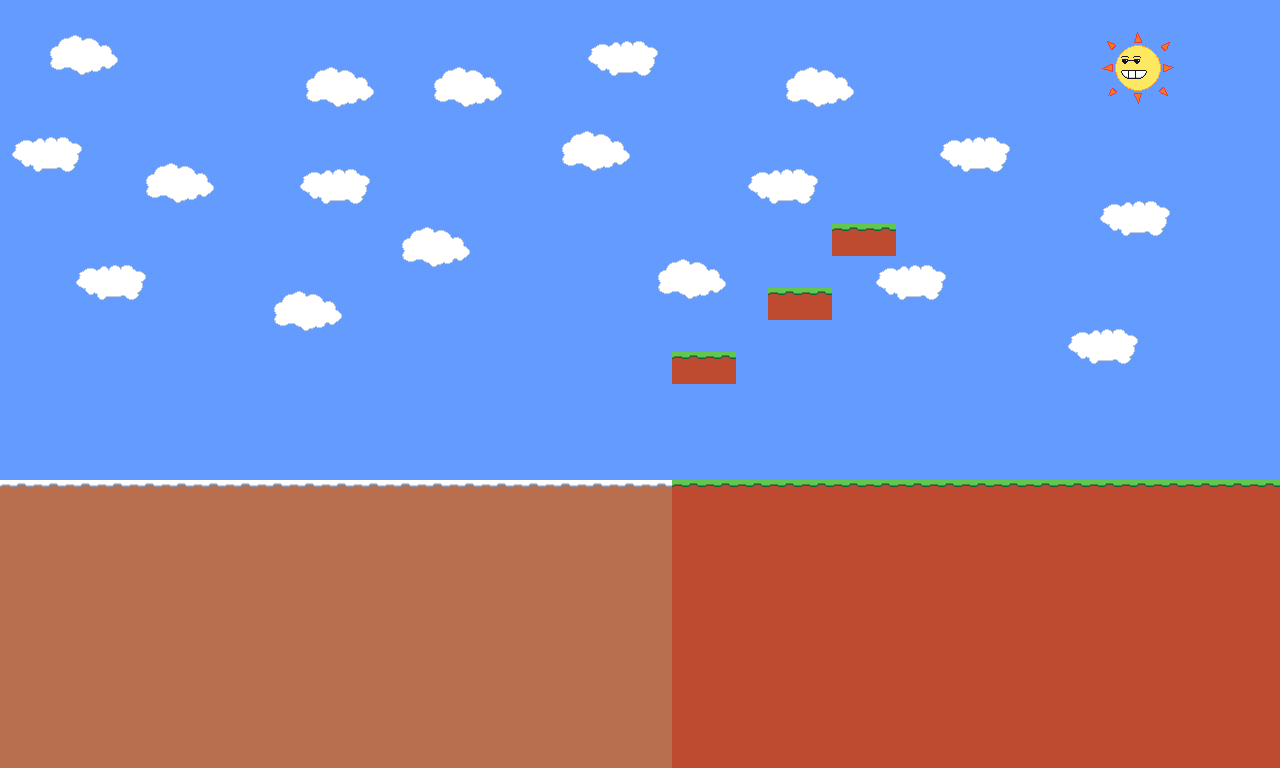

Tiled map render using the project's own tile images. Description and the whole map definition, tile-layer contents included, below:
An orthogonal 40x24 tile map with 32x32 px tiles, 1 tile layer (Background) and 7 objects (Ground_Collision, Left_Border, Right_Border, First_Platform, Second_Platform, ...).

<map version="1.10" tiledversion="1.11.0" orientation="orthogonal" renderorder="right-down" width="40" height="24" tilewidth="32" tileheight="32" infinite="0" nextlayerid="5" nextobjectid="16">
 <tileset firstgid="1" source="../Tilesets/Level_1_Tileset.tsx" />
 <layer id="1" name="Background" width="40" height="24">
  <data encoding="csv">
33,33,33,33,33,33,33,33,33,33,33,33,33,33,33,33,33,33,33,33,33,33,33,33,33,33,33,33,33,33,33,33,33,33,33,33,33,33,33,33,
33,1,2,3,33,33,33,33,33,33,33,33,33,33,33,33,33,33,4,5,6,33,33,33,33,33,33,33,33,33,33,33,33,33,10,11,12,33,33,33,
33,17,18,19,33,33,33,33,33,1,2,3,33,1,2,3,33,33,20,21,22,33,33,33,1,2,3,33,33,33,33,33,33,33,26,27,28,33,33,33,
33,33,33,33,33,33,33,33,33,17,18,19,33,17,18,19,33,33,33,33,33,33,33,33,17,18,19,33,33,33,33,33,33,33,33,43,33,33,33,33,
4,5,6,33,33,33,33,33,33,33,33,33,33,33,33,33,33,1,2,3,33,33,33,33,33,33,33,33,33,4,5,6,33,33,33,33,33,33,33,33,
20,21,22,33,1,2,3,33,33,4,5,6,33,33,33,33,33,17,18,19,33,33,33,4,5,6,33,33,33,20,21,22,33,33,33,33,33,33,33,33,
33,33,33,33,17,18,19,33,33,20,21,22,33,33,33,33,33,33,33,33,33,33,33,20,21,22,33,33,33,33,33,33,33,33,4,5,6,33,33,33,
33,33,33,33,33,33,33,33,33,33,33,33,1,2,3,33,33,33,33,33,33,33,33,33,33,33,49,49,33,33,33,33,33,33,20,21,22,33,33,33,
33,33,4,5,6,33,33,33,33,33,33,33,17,18,19,33,33,33,33,33,1,2,3,33,33,33,33,4,5,6,33,33,33,33,33,33,33,33,33,33,
33,33,20,21,22,33,33,33,1,2,3,33,33,33,33,33,33,33,33,33,17,18,19,33,49,49,33,20,21,22,33,33,33,33,33,33,33,33,33,33,
33,33,33,33,33,33,33,33,17,18,19,33,33,33,33,33,33,33,33,33,33,33,33,33,33,33,33,33,33,33,33,33,33,4,5,6,33,33,33,33,
33,33,33,33,33,33,33,33,33,33,33,33,33,33,33,33,33,33,33,33,33,49,49,33,33,33,33,33,33,33,33,33,33,20,21,22,33,33,33,33,
33,33,33,33,33,33,33,33,33,33,33,33,33,33,33,33,33,33,33,33,33,33,33,33,33,33,33,33,33,33,33,33,33,33,33,33,33,33,33,33,
33,33,33,33,33,33,33,33,33,33,33,33,33,33,33,33,33,33,33,33,33,33,33,33,33,33,33,33,33,33,33,33,33,33,33,33,33,33,33,33,
33,33,33,33,33,33,33,33,33,33,33,33,33,33,33,33,33,33,33,33,33,33,33,33,33,33,33,33,33,33,33,33,33,33,33,33,33,33,33,33,
52,52,52,52,52,52,52,52,52,52,52,52,52,52,52,52,52,52,52,52,52,49,49,49,49,49,49,49,49,49,49,49,49,49,49,49,49,49,49,49,
54,54,54,54,54,54,54,54,54,54,54,54,54,54,54,54,54,54,54,54,54,51,51,51,51,51,51,51,51,51,51,51,51,51,51,51,51,51,51,51,
54,54,54,54,54,54,54,54,54,54,54,54,54,54,54,54,54,54,54,54,54,51,51,51,51,51,51,51,51,51,51,51,51,51,51,51,51,51,51,51,
54,54,54,54,54,54,54,54,54,54,54,54,54,54,54,54,54,54,54,54,54,51,51,51,51,51,51,51,51,51,51,51,51,51,51,51,51,51,51,51,
54,54,54,54,54,54,54,54,54,54,54,54,54,54,54,54,54,54,54,54,54,51,51,51,51,51,51,51,51,51,51,51,51,51,51,51,51,51,51,51,
54,54,54,54,54,54,54,54,54,54,54,54,54,54,54,54,54,54,54,54,54,51,51,51,51,51,51,51,51,51,51,51,51,51,51,51,51,51,51,51,
54,54,54,54,54,54,54,54,54,54,54,54,54,54,54,54,54,54,54,54,54,51,51,51,51,51,51,51,51,51,51,51,51,51,51,51,51,51,51,51,
54,54,54,54,54,54,54,54,54,54,54,54,54,54,54,54,54,54,54,54,54,51,51,51,51,51,51,51,51,51,51,51,51,51,51,51,51,51,51,51,
54,54,54,54,54,54,54,54,54,54,54,54,54,54,54,54,54,54,54,54,54,51,51,51,51,51,51,51,51,51,51,51,51,51,51,51,51,51,51,51
</data>
 </layer>
 <objectgroup id="3" name="Collision_Layer">
  <object id="1" name="Ground_Collision" x="10" y="477" width="1266" height="57" />
  <object id="6" name="Left_Border" x="-6" y="12" width="16" height="534" />
  <object id="8" name="Right_Border" x="1270" y="20" width="8" height="532" />
  <object id="10" name="First_Platform" x="673.333" y="353.333" width="61.3333" height="28" />
  <object id="11" name="Second_Platform" x="773.333" y="292" width="54.6667" height="28" />
  <object id="12" name="Third_Platform" x="834.667" y="228" width="60" height="30.6667" />
 </objectgroup>
 <objectgroup id="4" name="Entities">
  <object id="15" name="Player" x="701.333" y="248">
   <point />
  </object>
 </objectgroup>
</map>